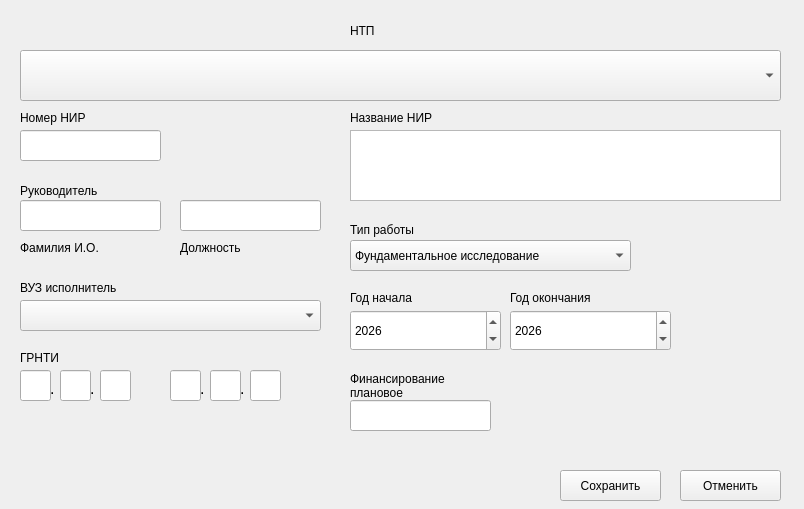
<?xml version="1.0" encoding="UTF-8"?>
<ui version="4.0">
 <class>combo_type</class>
 <widget class="QMainWindow" name="combo_type">
  <property name="geometry">
   <rect>
    <x>0</x>
    <y>0</y>
    <width>804</width>
    <height>509</height>
   </rect>
  </property>
  <property name="windowTitle">
   <string>Добавление записи</string>
  </property>
  <widget class="QWidget" name="centralwidget">
   <widget class="QLineEdit" name="edit_nir">
    <property name="geometry">
     <rect>
      <x>20</x>
      <y>130</y>
      <width>141</width>
      <height>31</height>
     </rect>
    </property>
   </widget>
   <widget class="QComboBox" name="combo_type_2">
    <property name="geometry">
     <rect>
      <x>350</x>
      <y>240</y>
      <width>281</width>
      <height>31</height>
     </rect>
    </property>
    <item>
     <property name="text">
      <string>Фундаментальное исследование</string>
     </property>
    </item>
    <item>
     <property name="text">
      <string>Прикладное исследование</string>
     </property>
    </item>
    <item>
     <property name="text">
      <string>Экспериментальная разработка</string>
     </property>
    </item>
   </widget>
   <widget class="QLineEdit" name="edit_fin">
    <property name="enabled">
     <bool>true</bool>
    </property>
    <property name="geometry">
     <rect>
      <x>350</x>
      <y>400</y>
      <width>141</width>
      <height>31</height>
     </rect>
    </property>
   </widget>
   <widget class="QSpinBox" name="spin_start">
    <property name="geometry">
     <rect>
      <x>350</x>
      <y>310</y>
      <width>151</width>
      <height>41</height>
     </rect>
    </property>
    <property name="minimum">
     <number>1990</number>
    </property>
    <property name="maximum">
     <number>2100</number>
    </property>
    <property name="value">
     <number>2026</number>
    </property>
   </widget>
   <widget class="QSpinBox" name="spin_end">
    <property name="geometry">
     <rect>
      <x>510</x>
      <y>310</y>
      <width>161</width>
      <height>41</height>
     </rect>
    </property>
    <property name="minimum">
     <number>1990</number>
    </property>
    <property name="maximum">
     <number>2100</number>
    </property>
    <property name="value">
     <number>2026</number>
    </property>
   </widget>
   <widget class="QPushButton" name="btn_save">
    <property name="geometry">
     <rect>
      <x>560</x>
      <y>470</y>
      <width>101</width>
      <height>31</height>
     </rect>
    </property>
    <property name="text">
     <string>Сохранить</string>
    </property>
   </widget>
   <widget class="QPushButton" name="btn_cancel">
    <property name="geometry">
     <rect>
      <x>680</x>
      <y>470</y>
      <width>101</width>
      <height>31</height>
     </rect>
    </property>
    <property name="text">
     <string>Отменить</string>
    </property>
   </widget>
   <widget class="QLabel" name="label_2">
    <property name="geometry">
     <rect>
      <x>20</x>
      <y>110</y>
      <width>91</width>
      <height>16</height>
     </rect>
    </property>
    <property name="text">
     <string>Номер НИР</string>
    </property>
   </widget>
   <widget class="QLabel" name="label_4">
    <property name="geometry">
     <rect>
      <x>350</x>
      <y>110</y>
      <width>91</width>
      <height>16</height>
     </rect>
    </property>
    <property name="text">
     <string>Название НИР</string>
    </property>
   </widget>
   <widget class="QLabel" name="label_6">
    <property name="geometry">
     <rect>
      <x>350</x>
      <y>220</y>
      <width>101</width>
      <height>20</height>
     </rect>
    </property>
    <property name="text">
     <string>Тип работы</string>
    </property>
   </widget>
   <widget class="QLabel" name="label_7">
    <property name="geometry">
     <rect>
      <x>350</x>
      <y>370</y>
      <width>111</width>
      <height>31</height>
     </rect>
    </property>
    <property name="text">
     <string>Финансирование плановое</string>
    </property>
    <property name="wordWrap">
     <bool>true</bool>
    </property>
   </widget>
   <widget class="QLabel" name="label_8">
    <property name="geometry">
     <rect>
      <x>350</x>
      <y>290</y>
      <width>101</width>
      <height>16</height>
     </rect>
    </property>
    <property name="text">
     <string>Год начала</string>
    </property>
   </widget>
   <widget class="QLabel" name="label_9">
    <property name="geometry">
     <rect>
      <x>510</x>
      <y>290</y>
      <width>101</width>
      <height>16</height>
     </rect>
    </property>
    <property name="text">
     <string>Год окончания</string>
    </property>
   </widget>
   <widget class="QLabel" name="label">
    <property name="geometry">
     <rect>
      <x>350</x>
      <y>20</y>
      <width>41</width>
      <height>21</height>
     </rect>
    </property>
    <property name="text">
     <string>НТП</string>
    </property>
   </widget>
   <widget class="QComboBox" name="combo_program">
    <property name="geometry">
     <rect>
      <x>20</x>
      <y>50</y>
      <width>761</width>
      <height>51</height>
     </rect>
    </property>
   </widget>
   <widget class="QLabel" name="label_10">
    <property name="geometry">
     <rect>
      <x>20</x>
      <y>350</y>
      <width>281</width>
      <height>16</height>
     </rect>
    </property>
    <property name="text">
     <string>ГРНТИ</string>
    </property>
   </widget>
   <widget class="QTextEdit" name="edit_title">
    <property name="geometry">
     <rect>
      <x>350</x>
      <y>130</y>
      <width>431</width>
      <height>71</height>
     </rect>
    </property>
   </widget>
   <widget class="QComboBox" name="combo_vuz">
    <property name="geometry">
     <rect>
      <x>20</x>
      <y>300</y>
      <width>301</width>
      <height>31</height>
     </rect>
    </property>
   </widget>
   <widget class="QLabel" name="label_12">
    <property name="geometry">
     <rect>
      <x>20</x>
      <y>280</y>
      <width>111</width>
      <height>16</height>
     </rect>
    </property>
    <property name="text">
     <string>ВУЗ исполнитель</string>
    </property>
   </widget>
   <widget class="QLineEdit" name="edit_ruk">
    <property name="geometry">
     <rect>
      <x>20</x>
      <y>200</y>
      <width>141</width>
      <height>31</height>
     </rect>
    </property>
   </widget>
   <widget class="QLabel" name="label_3">
    <property name="geometry">
     <rect>
      <x>20</x>
      <y>180</y>
      <width>101</width>
      <height>21</height>
     </rect>
    </property>
    <property name="text">
     <string>Руководитель</string>
    </property>
   </widget>
   <widget class="QLabel" name="label_11">
    <property name="geometry">
     <rect>
      <x>20</x>
      <y>240</y>
      <width>91</width>
      <height>16</height>
     </rect>
    </property>
    <property name="text">
     <string>Фамилия И.О.</string>
    </property>
   </widget>
   <widget class="QLineEdit" name="edit_doljn_ruk">
    <property name="geometry">
     <rect>
      <x>180</x>
      <y>200</y>
      <width>141</width>
      <height>31</height>
     </rect>
    </property>
   </widget>
   <widget class="QLabel" name="label_13">
    <property name="geometry">
     <rect>
      <x>180</x>
      <y>240</y>
      <width>91</width>
      <height>16</height>
     </rect>
    </property>
    <property name="text">
     <string>Должность</string>
    </property>
   </widget>
   <widget class="QLineEdit" name="GRNTI_1_1">
    <property name="geometry">
     <rect>
      <x>20</x>
      <y>370</y>
      <width>31</width>
      <height>31</height>
     </rect>
    </property>
   </widget>
   <widget class="QLineEdit" name="GRNTI_1_2">
    <property name="geometry">
     <rect>
      <x>60</x>
      <y>370</y>
      <width>31</width>
      <height>31</height>
     </rect>
    </property>
   </widget>
   <widget class="QLineEdit" name="GRNTI_1_3">
    <property name="geometry">
     <rect>
      <x>100</x>
      <y>370</y>
      <width>31</width>
      <height>31</height>
     </rect>
    </property>
   </widget>
   <widget class="QLabel" name="label_5">
    <property name="geometry">
     <rect>
      <x>50</x>
      <y>380</y>
      <width>16</width>
      <height>16</height>
     </rect>
    </property>
    <property name="font">
     <font>
      <pointsize>12</pointsize>
     </font>
    </property>
    <property name="text">
     <string>.</string>
    </property>
   </widget>
   <widget class="QLabel" name="label_14">
    <property name="geometry">
     <rect>
      <x>90</x>
      <y>380</y>
      <width>16</width>
      <height>16</height>
     </rect>
    </property>
    <property name="font">
     <font>
      <pointsize>12</pointsize>
     </font>
    </property>
    <property name="text">
     <string>.</string>
    </property>
   </widget>
   <widget class="QLabel" name="label_15">
    <property name="geometry">
     <rect>
      <x>240</x>
      <y>380</y>
      <width>16</width>
      <height>16</height>
     </rect>
    </property>
    <property name="font">
     <font>
      <pointsize>12</pointsize>
     </font>
    </property>
    <property name="text">
     <string>.</string>
    </property>
   </widget>
   <widget class="QLineEdit" name="GRNTI_2_1">
    <property name="geometry">
     <rect>
      <x>170</x>
      <y>370</y>
      <width>31</width>
      <height>31</height>
     </rect>
    </property>
   </widget>
   <widget class="QLabel" name="label_16">
    <property name="geometry">
     <rect>
      <x>200</x>
      <y>380</y>
      <width>16</width>
      <height>16</height>
     </rect>
    </property>
    <property name="font">
     <font>
      <pointsize>12</pointsize>
     </font>
    </property>
    <property name="text">
     <string>.</string>
    </property>
   </widget>
   <widget class="QLineEdit" name="GRNTI_2_2">
    <property name="geometry">
     <rect>
      <x>210</x>
      <y>370</y>
      <width>31</width>
      <height>31</height>
     </rect>
    </property>
   </widget>
   <widget class="QLineEdit" name="GRNTI_2_3">
    <property name="geometry">
     <rect>
      <x>250</x>
      <y>370</y>
      <width>31</width>
      <height>31</height>
     </rect>
    </property>
   </widget>
  </widget>
 </widget>
 <resources/>
 <connections/>
</ui>
